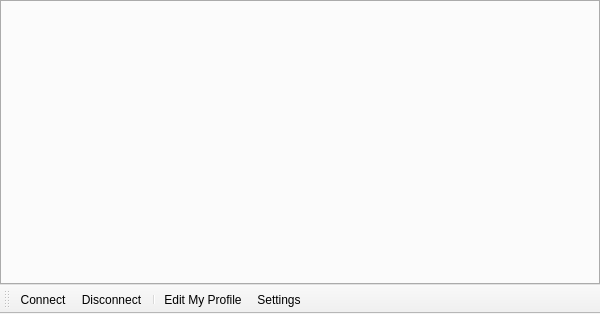
<?xml version="1.0" encoding="UTF-8"?>
<ui version="4.0">
 <class>WidgetChatCenter</class>
 <widget class="QMainWindow" name="WidgetChatCenter">
  <property name="geometry">
   <rect>
    <x>0</x>
    <y>0</y>
    <width>600</width>
    <height>314</height>
   </rect>
  </property>
  <property name="windowTitle">
   <string>Chat Center</string>
  </property>
  <widget class="QWidget" name="centralwidget">
   <layout class="QVBoxLayout" name="verticalLayout">
    <property name="spacing">
     <number>0</number>
    </property>
    <property name="margin">
     <number>0</number>
    </property>
    <item>
     <widget class="QTabWidget" name="tabWidget">
      <property name="tabPosition">
       <enum>QTabWidget::North</enum>
      </property>
      <property name="currentIndex">
       <number>-1</number>
      </property>
      <property name="tabsClosable">
       <bool>true</bool>
      </property>
     </widget>
    </item>
   </layout>
  </widget>
  <widget class="QToolBar" name="toolBarChatControls">
   <property name="contextMenuPolicy">
    <enum>Qt::PreventContextMenu</enum>
   </property>
   <property name="windowTitle">
    <string>toolBar</string>
   </property>
   <property name="iconSize">
    <size>
     <width>16</width>
     <height>16</height>
    </size>
   </property>
   <property name="toolButtonStyle">
    <enum>Qt::ToolButtonTextBesideIcon</enum>
   </property>
   <property name="floatable">
    <bool>false</bool>
   </property>
   <attribute name="toolBarArea">
    <enum>BottomToolBarArea</enum>
   </attribute>
   <attribute name="toolBarBreak">
    <bool>false</bool>
   </attribute>
   <addaction name="actionConnect"/>
   <addaction name="actionDisconnect"/>
   <addaction name="separator"/>
   <addaction name="actionEditMyProfile"/>
   <addaction name="actionChatSettings"/>
  </widget>
  <action name="actionConnect">
   <property name="icon">
    <iconset resource="../Resource.qrc">
     <normaloff>:/Resource/Network/Connect.png</normaloff>:/Resource/Network/Connect.png</iconset>
   </property>
   <property name="text">
    <string>Connect</string>
   </property>
  </action>
  <action name="actionDisconnect">
   <property name="icon">
    <iconset resource="../Resource.qrc">
     <normaloff>:/Resource/Network/Disconnect.png</normaloff>:/Resource/Network/Disconnect.png</iconset>
   </property>
   <property name="text">
    <string>Disconnect</string>
   </property>
  </action>
  <action name="actionEditMyProfile">
   <property name="icon">
    <iconset resource="../Resource.qrc">
     <normaloff>:/Resource/Chat/Chat.png</normaloff>:/Resource/Chat/Chat.png</iconset>
   </property>
   <property name="text">
    <string>Edit My Profile</string>
   </property>
  </action>
  <action name="actionChatSettings">
   <property name="icon">
    <iconset resource="../Resource.qrc">
     <normaloff>:/Resource/Generic/Settings.png</normaloff>:/Resource/Generic/Settings.png</iconset>
   </property>
   <property name="text">
    <string>Settings</string>
   </property>
   <property name="toolTip">
    <string>Settings</string>
   </property>
  </action>
 </widget>
 <resources>
  <include location="../Resource.qrc"/>
 </resources>
 <connections/>
</ui>
